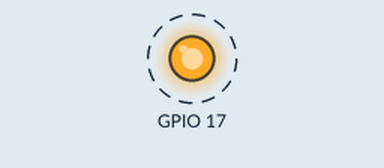
The program below on a simulated Raspberry Pi (BCM pin numbers). Shown: output pins drawn as LEDs (lit = HIGH). Dashed ring = blinking. What the program prints to the terminal is not drawn. At 10.0 s the program stops and its outputs stay as they are.

Above: at 0.2 s.
Timing chart, 0 to 3.0 s (numbered marks = the images above):
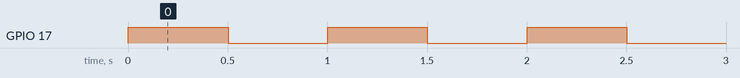

The program:

blink_led.py
```python
#!/usr/bin/env python3
"""
Simple LED blinker for Raspberry Pi GPIO.

Connect an LED to the chosen GPIO pin with a current-limiting resistor.
"""

import argparse
import time

try:
    import RPi.GPIO as GPIO
except ImportError:
    GPIO = None


def blink_led(pin: int, interval1: float, interval2: float, cycles: int) -> None:
    if GPIO is None:
        raise RuntimeError("RPi.GPIO module is required. Run this on a Raspberry Pi with gpio support.")

    GPIO.setmode(GPIO.BCM)
    GPIO.setup(pin, GPIO.OUT)

    try:
        for i in range(cycles):
            print(f"Cycle {i + 1}/{cycles}: ON for {interval1}s")
            GPIO.output(pin, GPIO.HIGH)
            time.sleep(interval1)

            print(f"Cycle {i + 1}/{cycles}: OFF for {interval2}s")
            GPIO.output(pin, GPIO.LOW)
            time.sleep(interval2)

        print("Blinking complete. Turning LED off.")
    finally:
        GPIO.output(pin, GPIO.LOW)
        GPIO.cleanup()


def parse_args() -> argparse.Namespace:
    parser = argparse.ArgumentParser(description="Blink an LED on a Raspberry Pi GPIO pin.")
    parser.add_argument("--pin", type=int, default=17, help="BCM GPIO pin number (default: 17)")
    parser.add_argument("--on", type=float, default=0.5, help="LED on interval in seconds (default: 0.5)")
    parser.add_argument("--off", type=float, default=0.5, help="LED off interval in seconds (default: 0.5)")
    parser.add_argument("--cycles", type=int, default=10, help="Number of blink cycles (default: 10)")
    return parser.parse_args()


def main() -> None:
    args = parse_args()
    print(f"Starting LED blink on GPIO {args.pin} with on={args.on}s, off={args.off}s, cycles={args.cycles}")
    blink_led(args.pin, args.on, args.off, args.cycles)


if __name__ == "__main__":
    main()
```

Measured:
- by itself, GPIO 17: alternates HIGH for 0.50 s and LOW for 0.50 s, 20 changes in all, then stays LOW
